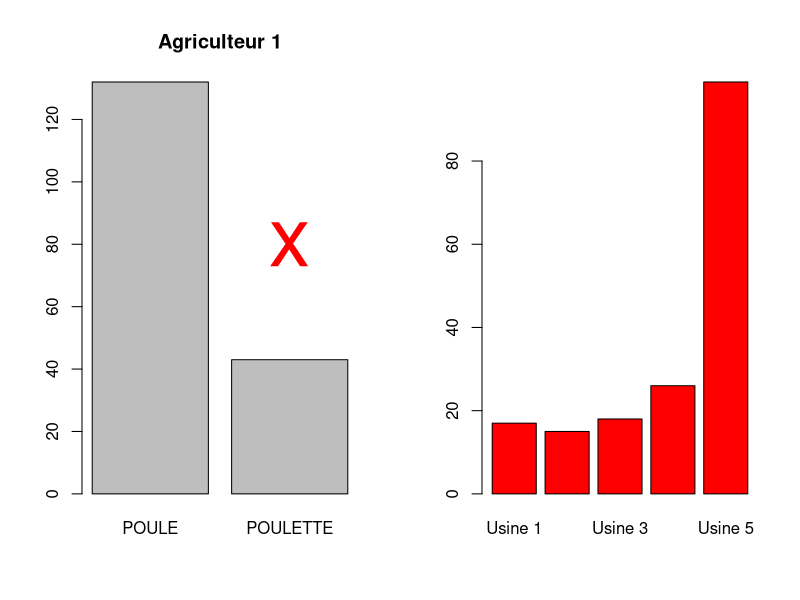
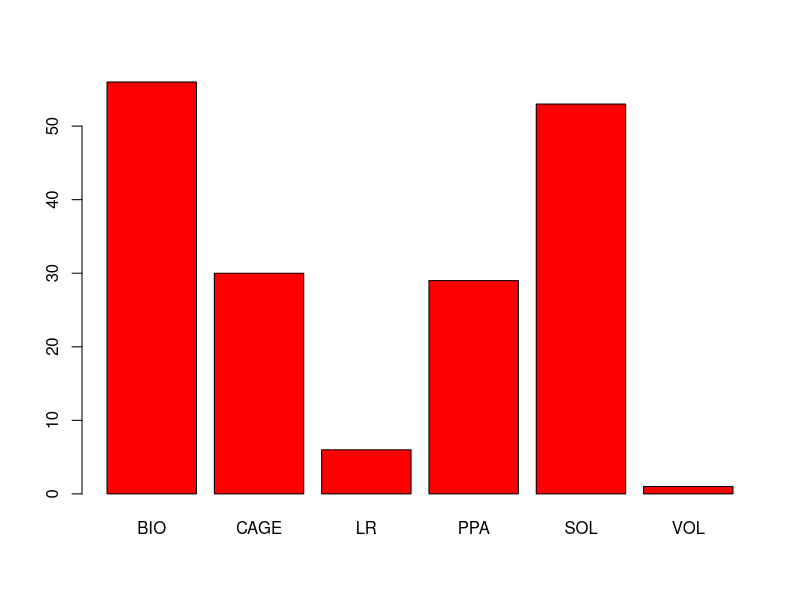
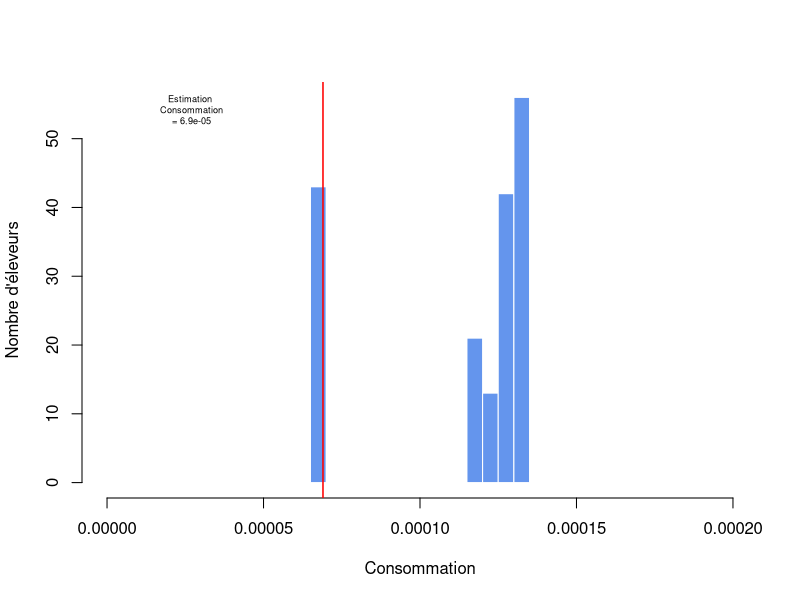
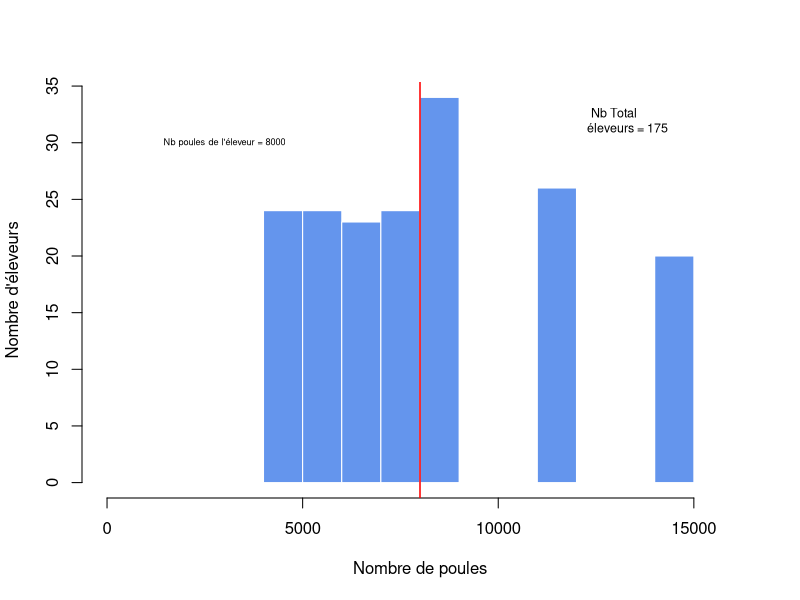

These charts were generated, in order, by the following R code:
## ---- chunk 1
knitr::opts_chunk$set(echo = FALSE)

dateCourante <- format(Sys.time(), " %d %b %Y",language=FR)

 
## ---- chunk 2
dataTest <- read.table("JEU_1.csv",header=TRUE, na.strings = c("NA","-","VIDE"), sep=";", dec=",", row.names = )

l <- dataTest$ID[c(1)]

  par(mfrow=c(1,2))
  
  Monx <- 0.7
  if (dataTest$PROD[l]=="POULETTE") Monx=1.9
  
  barplot(table(dataTest$PROD), main=paste("Agriculteur",l))
  points(x=Monx,y=80, col="red", pch="x", cex=5)
  
  
  o <- which(levels(dataTest$ALIMENT)==dataTest$ALIMENT[l])
  table(dataTest$ALIMENT)
  coleur <- rep("grey", nlevels(dataTest$ALIMENT))
  coleur[dataTest$ALIMENT[l]] <- "red"
  barplot(table(dataTest$ALIMENT), col=coleur)
  
  par(mfrow=c(1,1))
  
  p <- which(levels(dataTest$TYPE)==dataTest$TYPE[l])
  table(dataTest$TYPE)
  coleur <- rep("grey", nlevels(dataTest$TYPE))
  coleur[dataTest$TYPE[l]] <- "red"
  barplot(table(dataTest$TYPE), col=coleur)




## ---- chunk 3

par(mfrow=c(1,1))
  
q <- which(levels(dataTest$EstimationConso)==dataTest$EstimationConso[l])
table(dataTest$EstimationConso)
posi <-dataTest$NbPoules[c(l)] 
posi2<-dataTest$EstimationConso[c(l)] 

  
  
hist(dataTest$EstimationConso, nclass = 10, prob = FALSE, col = "cornflowerblue", border = "white", xlim = c(0, 0.0002), main = "",xlab= "Consommation", ylab = "Nombre d'éleveurs")
text(0.000015, 55, paste("
                         Estimation 
                         Consommation
                         =", posi2), cex = 0.55)
abline(v=posi2,col="red",lwd=1.5,lty=1)
  
  
hist(dataTest$NbPoules, nclass = 10, prob = FALSE, col = "cornflowerblue", border = "white", xlim = c(0, 16000), main = "", xlab = "Nombre de poules", ylab = "Nombre d'éleveurs")
  
text(13000, 32, paste("Nb Total 
        éleveurs =", sum(complete.cases(dataTest$NbPoules))), cex = 0.75)
  
  
  
abline(v=posi,col="red",lwd=1.5,lty=1)
text(3000, 30, paste("Nb poules de l'éleveur =", posi), cex = 0.55)

